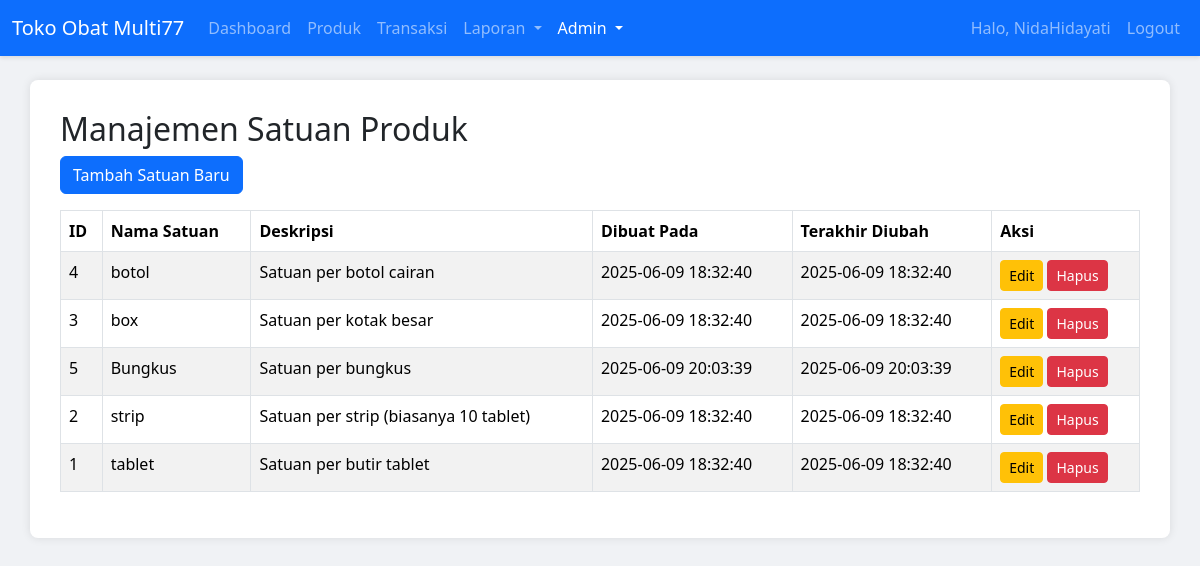
Screenshot of /units.php (signed in) with the database file from the repository.
### tables this page shows
CREATE TABLE `units` (
  `unit_id` int(11) NOT NULL,
  `unit_name` varchar(50) NOT NULL,
  `description` text DEFAULT NULL,
  `created_at` timestamp NOT NULL DEFAULT current_timestamp(),
  `updated_at` timestamp NOT NULL DEFAULT current_timestamp() ON UPDATE current_timestamp()
);

### units.php (the view, shortened to what this page needs)
<?php
require_once 'config/database.php';
$sql = "SELECT * FROM units ORDER BY unit_name ASC";
$result = $conn->query($sql);
?>
<!DOCTYPE html>
<html lang="en">
<head>
    <link href="https://cdn.jsdelivr.net/npm/bootstrap@5.3.3/dist/css/bootstrap.min.css" rel="stylesheet">
</head>
<body>
    <nav class="navbar navbar-expand-lg navbar-dark bg-primary">
        <div class="container-fluid">
            <a class="navbar-brand" href="dashboard.php">Toko Obat Multi77</a>
            <div class="collapse navbar-collapse" id="navbarNav">
                <ul class="navbar-nav me-auto mb-2 mb-lg-0">
                    <li class="nav-item">
                        <a class="nav-link" href="dashboard.php">Dashboard</a>
                    </li>
                    <li class="nav-item">
                        <a class="nav-link" href="products.php">Produk</a>
                    </li>
                    <li class="nav-item">
                        <a class="nav-link" href="transactions.php">Transaksi</a>
                    </li>
                   <li class="nav-item dropdown">
    <a class="nav-link dropdown-toggle" href="#" id="reportsDropdown" role="button" data-bs-toggle="dropdown" aria-expanded="false">
        Laporan
    </a>
</li>
                    <?php if (isset($_SESSION['role_id']) && $_SESSION['role_id'] == 1): ?>
                    <li class="nav-item dropdown">
                        <a class="nav-link dropdown-toggle active" aria-current="page" href="#" id="navbarDropdown" role="button" data-bs-toggle="dropdown" aria-expanded="false">
                            Admin
                        </a>
                    </li>
                    <?php endif; ?>
                </ul>
                <ul class="navbar-nav">
                    <li class="nav-item">
                        <a class="nav-link" href="#">Halo, <?php echo htmlspecialchars($_SESSION['username']); ?></a>
                    </li>
                    <li class="nav-item">
                        <a class="nav-link" href="logout.php">Logout</a>
                    </li>
                </ul>
            </div>
        </div>
    </nav>
    <div class="container mt-4">
        <h2>Manajemen Satuan Produk</h2>
        <a href="add_unit.php" class="btn btn-primary mb-3">Tambah Satuan Baru</a>
        <?php if ($result && $result->num_rows > 0):  ?>
        <div class="table-responsive">
            <table class="table table-striped table-bordered table-hover">
                <thead>
                    <tr>
                        <th>ID</th>
                        <th>Nama Satuan</th>
                        <th>Deskripsi</th>
                        <th>Dibuat Pada</th>
                        <th>Terakhir Diubah</th>
                        <th>Aksi</th>
                    </tr>
                </thead>
                <tbody>
                    <?php while($row = $result->fetch_assoc()): ?>
                    <tr>
                        <td><?php echo $row['unit_id']; ?></td>
                        <td><?php echo htmlspecialchars($row['unit_name']); ?></td>
                        <td><?php echo htmlspecialchars($row['description']); ?></td>
                        <td><?php echo $row['created_at']; ?></td>
                        <td><?php echo $row['updated_at']; ?></td>
                        <td>
                            <a href="edit_unit.php?id=<?php echo $row['unit_id']; ?>" class="btn btn-warning btn-sm">Edit</a>
                            <a href="delete_unit.php?id=<?php echo $row['unit_id']; ?>" class="btn btn-danger btn-sm" onclick="return confirm('Anda yakin ingin menghapus satuan ini?');">Hapus</a>
                        </td>
                    </tr>
                    <?php endwhile; ?>
                </tbody>
            </table>
        </div>
        <?php else: ?>
        <div class="alert alert-info">Belum ada data satuan. Silakan tambahkan satuan baru.</div>
        <?php endif; ?>
    </div>
</body>
</html>

### units.php (style rules this page uses)
body { background-color: #f0f2f5; }
.navbar { box-shadow: 0 2px 4px rgba(0,0,0,.1); }
.container { background-color: #fff; padding: 30px; border-radius: 8px; box-shadow: 0 0 10px rgba(0,0,0,0.1); }

### rows the page displays
units: unit_id "4", unit_name "botol", description "Satuan per botol cairan", created_at "2025-06-09 18:32:40", updated_at "2025-06-09 18:32:40"
units: unit_id "3", unit_name "box", description "Satuan per kotak besar", created_at "2025-06-09 18:32:40", updated_at "2025-06-09 18:32:40"
units: unit_id "5", unit_name "Bungkus", description "Satuan per bungkus", created_at "2025-06-09 20:03:39", updated_at "2025-06-09 20:03:39"
units: unit_id "2", unit_name "strip", description "Satuan per strip (biasanya 10 tablet)", created_at "2025-06-09 18:32:40", updated_at "2025-06-09 18:32:40"
units: unit_id "1", unit_name "tablet", description "Satuan per butir tablet", created_at "2025-06-09 18:32:40", updated_at "2025-06-09 18:32:40"

### other values shown
$_SESSION['username'] "NidaHidayati"
